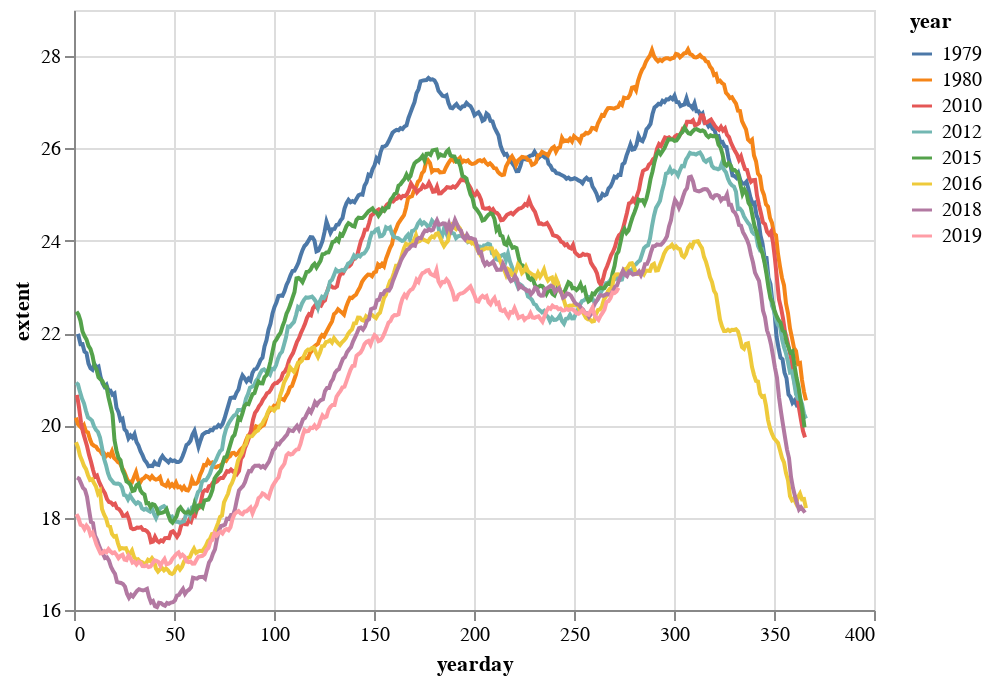

The code cell stored with this chart in its notebook:
### Code cell
chart

### Figure 1 — Vega-Lite specification as saved in the notebook (floating-point values rounded to 4 significant figures; data arrays with more than 128 entries replaced by an {"elided": "..."} marker saying what was removed)
{"$schema": "https://vega.github.io/schema/vega-lite/v3.4.0.json", "config": {"mark": {"tooltip": null}, "view": {"height": 300, "width": 400}}, "data": {"name": "data-3239a547c152a2c6b5c09bf65c9d7b2d"}, "datasets": {"data-3239a547c152a2c6b5c09bf65c9d7b2d": {"elided": "2830 records"}}, "encoding": {"color": {"field": "year", "type": "nominal"}, "tooltip": [{"field": "year", "type": "quantitative"}, {"field": "extent", "type": "quantitative"}], "x": {"field": "yearday", "type": "quantitative"}, "y": {"field": "extent", "scale": {"zero": false}, "type": "quantitative"}}, "mark": "line"}
